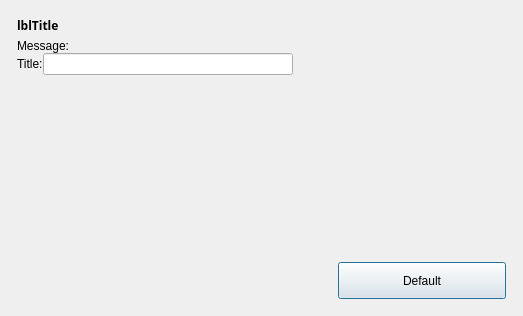
<?xml version="1.0" encoding="UTF-8"?>
<ui version="4.0">
 <class>Dialog</class>
 <widget class="QDialog" name="Dialog">
  <property name="geometry">
   <rect>
    <x>0</x>
    <y>0</y>
    <width>523</width>
    <height>316</height>
   </rect>
  </property>
  <property name="windowTitle">
   <string>Dialog</string>
  </property>
  <property name="autoFillBackground">
   <bool>false</bool>
  </property>
  <layout class="QVBoxLayout" name="verticalLayout_2">
   <item>
    <widget class="QFrame" name="frContainer">
     <property name="frameShape">
      <enum>QFrame::NoFrame</enum>
     </property>
     <property name="frameShadow">
      <enum>QFrame::Raised</enum>
     </property>
     <layout class="QVBoxLayout" name="verticalLayout">
      <property name="spacing">
       <number>0</number>
      </property>
      <property name="margin">
       <number>6</number>
      </property>
      <item>
       <layout class="QHBoxLayout" name="DialogTitle">
        <property name="bottomMargin">
         <number>5</number>
        </property>
        <item>
         <widget class="QLabel" name="lblTitle">
          <property name="sizePolicy">
           <sizepolicy hsizetype="Preferred" vsizetype="Preferred">
            <horstretch>0</horstretch>
            <verstretch>0</verstretch>
           </sizepolicy>
          </property>
          <property name="maximumSize">
           <size>
            <width>16777215</width>
            <height>45</height>
           </size>
          </property>
          <property name="font">
           <font>
            <family>Century Gothic</family>
            <weight>75</weight>
            <bold>true</bold>
           </font>
          </property>
          <property name="text">
           <string>lblTitle</string>
          </property>
         </widget>
        </item>
       </layout>
      </item>
      <item>
       <widget class="QLabel" name="lblMessage">
        <property name="text">
         <string>Message:</string>
        </property>
       </widget>
      </item>
      <item>
       <layout class="QHBoxLayout" name="horizontalLayout">
        <item>
         <layout class="QFormLayout" name="formLayout">
          <property name="fieldGrowthPolicy">
           <enum>QFormLayout::AllNonFixedFieldsGrow</enum>
          </property>
          <item row="0" column="0">
           <widget class="QLabel" name="lblTitle1">
            <property name="text">
             <string>Title:</string>
            </property>
           </widget>
          </item>
          <item row="0" column="1">
           <widget class="QLineEdit" name="txtValue1">
            <property name="minimumSize">
             <size>
              <width>250</width>
              <height>0</height>
             </size>
            </property>
            <property name="text">
             <string/>
            </property>
            <property name="readOnly">
             <bool>true</bool>
            </property>
           </widget>
          </item>
         </layout>
        </item>
        <item>
         <spacer name="ContentRightSpacer">
          <property name="orientation">
           <enum>Qt::Horizontal</enum>
          </property>
          <property name="sizeHint" stdset="0">
           <size>
            <width>40</width>
            <height>20</height>
           </size>
          </property>
         </spacer>
        </item>
       </layout>
      </item>
      <item>
       <spacer name="ContentBottomSpacer">
        <property name="orientation">
         <enum>Qt::Vertical</enum>
        </property>
        <property name="sizeHint" stdset="0">
         <size>
          <width>20</width>
          <height>43</height>
         </size>
        </property>
       </spacer>
      </item>
      <item>
       <layout class="QHBoxLayout" name="DialogButtons">
        <property name="topMargin">
         <number>5</number>
        </property>
        <item>
         <spacer name="ButtonSpacer">
          <property name="orientation">
           <enum>Qt::Horizontal</enum>
          </property>
          <property name="sizeHint" stdset="0">
           <size>
            <width>40</width>
            <height>20</height>
           </size>
          </property>
         </spacer>
        </item>
        <item>
         <widget class="QPushButton" name="btnOK">
          <property name="enabled">
           <bool>true</bool>
          </property>
          <property name="minimumSize">
           <size>
            <width>168</width>
            <height>37</height>
           </size>
          </property>
          <property name="maximumSize">
           <size>
            <width>168</width>
            <height>37</height>
           </size>
          </property>
          <property name="text">
           <string>Default</string>
          </property>
          <property name="default">
           <bool>false</bool>
          </property>
         </widget>
        </item>
       </layout>
      </item>
     </layout>
    </widget>
   </item>
  </layout>
 </widget>
 <resources/>
 <connections/>
</ui>
